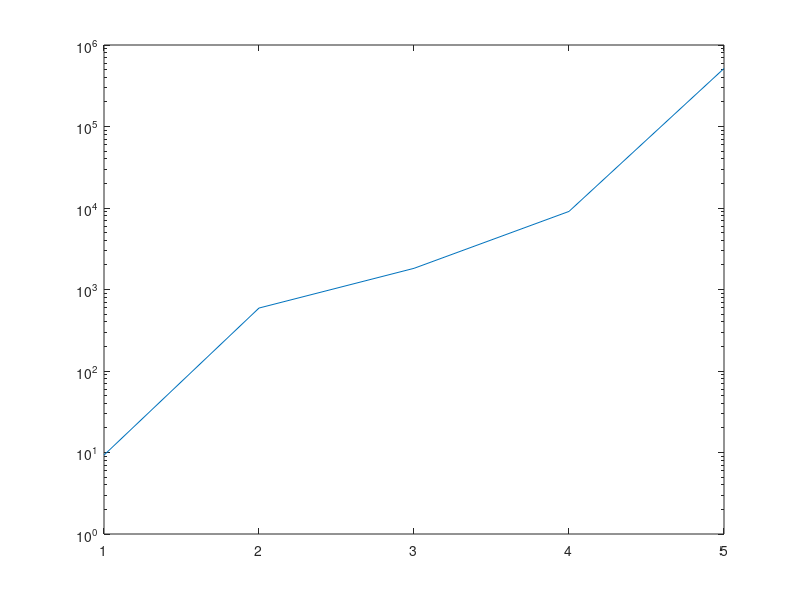
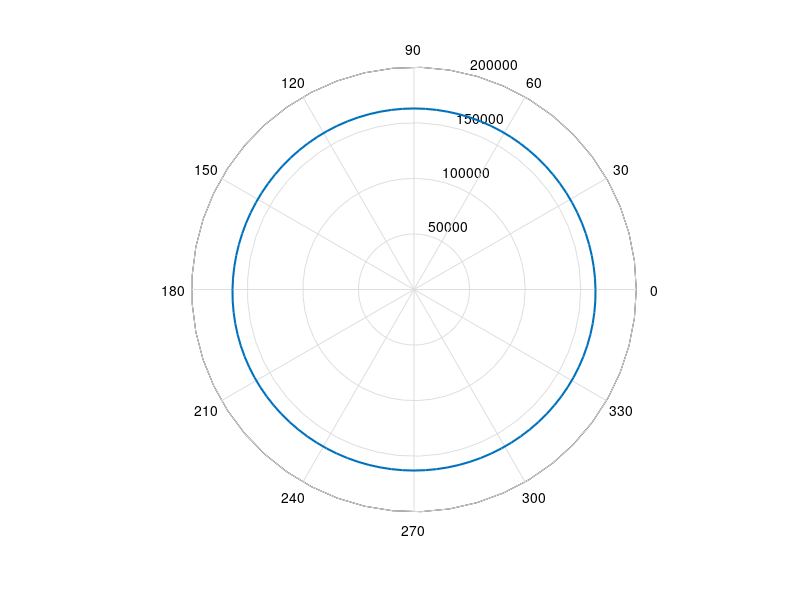

Here is the MATLAB script that generated these plots, in order:
%
%	Antenna Array (Real-valued signal at an IF are considered)
%
%
% Last updated on April 28, 1998
%

itn=input('\n No. of iterations?      ');
omegao=input('\n angular frequency omega_o (rad/s)?     ');
thetao=input('\n angle of arrival, theta_o (degrees)?     ');
thetao=pi*thetao/180;
deltao=pi*sin(thetao);
Misad=input('\n Misadjustment (e.g., 0.1 for 10%) ?     ');
sigma_a=input('\n Variance of the desired signal, sigma_alpha?     ');
sigma_b=input('\n Variance of jammer signal, sigma_beta?     ');
traceR=2*(0.5*sigma_a+0.5*sigma_b);
mu=Misad/traceR;
a=input('\n Do you wish to see the values of \n      eigenvalue spread, expected MSE, ... (Y/N)?      ','s');
if (a=='y')|(a=='Y')
   R=diag(traceR*[0.5 0.5]);
   p=0.5*[sigma_a+sigma_b*cos(deltao); sigma_b*sin(deltao)];
   MMSE=0.5*traceR-p'*(R\p);
   MSEaprx=MMSE*(1+Misad);
   lambda=eig(R);
   eignsprd=max(lambda)/min(lambda);
   taumax=1/(4*mu*min(lambda));
   taumin=1/(4*mu*max(lambda));
   MSEaprx=MMSE*(1+Misad);
   disp(' ')
   disp(' ')
   disp([' Eigenvalue spread = ' num2str(eignsprd)])
   disp([' Maximum time constant of the learning curve = ' num2str(taumax)])
   disp([' Minimum time constant of the learning curve = ' num2str(taumin)])
   disp([' Expected steady-state MSE = ' num2str(MSEaprx)])
end

xi=zeros(itn,1);
runs=input('\n \n No. of runs (for ensemble averaging)? ');

for k=1:runs
	a=sqrt(sigma_a)*randn(itn,1);	%desired signal
	b=sqrt(sigma_b)*randn(itn,1);	%jammer
   theta_a=2*pi*rand;	         %randon phase for desired signal
	theta_b=2*pi*rand;	         %random phase for jammer
	%
	% "xp" is the signal picked up at the primary.
	% 
	xp=a.*cos([1:itn]'*omegao+theta_a)+b.*cos([1:itn]'*omegao-deltao+theta_b);
	%
	% "x1" and "x2" are the signals at the reference taps.
	%
	x1=a.*cos([1:itn]'*omegao+theta_a)+b.*cos([1:itn]'*omegao+theta_b);
	x2=a.*sin([1:itn]'*omegao+theta_a)+b.*sin([1:itn]'*omegao+theta_b);
	w=[0 0]';

	for n=1:itn
		xtdl=[x1(n); x2(n)];
		e=xp(n)-w'*xtdl;
		w=w+2*mu*e*xtdl;
		xi(n)=xi(n)+e^2;
	end
end
xi=xi/runs;
figure(1); semilogy(xi)
theta=2*pi*[0:0.01:1];
gain=(cos(pi*sin(theta))-w(1)).^2+(sin(pi*sin(theta))-w(2)).^2;
figure(2);
f=polar(theta,gain);
set(f,'LineWidth',1.5)
